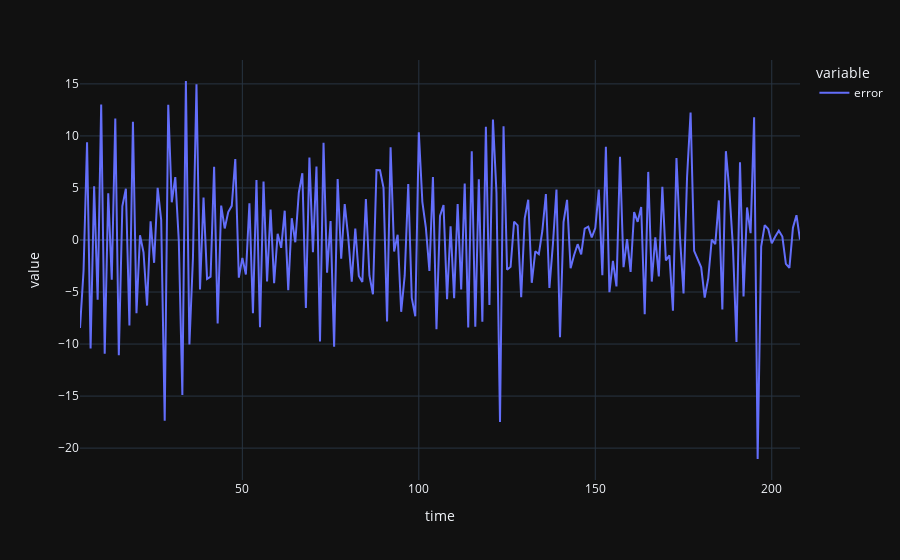

This figure's notebook cell:
### Code cell
### Plot prediction errors
t=timerange
df_plt = pd.DataFrame({
    "time": t,
    "error": (x_obs[timerange, 0] - Xpred[timerange, 0])
})
df_plt.head()
px.line(df_plt, x="time", y=["error"], template="plotly_dark")

### Figure 1 — Plotly figure (JSON) as saved in the notebook; plotly's stock layout.template omitted (floating-point values rounded to 4 significant figures; data arrays with more than 128 entries replaced by an {"elided": "..."} marker saying what was removed)
{"data": [{"hovertemplate": "variable=error<br>time=%{x}<br>value=%{y}<extra></extra>", "legendgroup": "error", "line": {"color": "#636efa", "dash": "solid"}, "mode": "lines", "name": "error", "orientation": "v", "showlegend": true, "type": "scatter", "x": {"elided": "205 int values"}, "xaxis": "x", "y": {"elided": "205 float values"}, "yaxis": "y"}], "layout": {"legend": {"title": {"text": "variable"}, "tracegroupgap": 0}, "margin": {"t": 60}, "xaxis": {"anchor": "y", "domain": [0, 1], "title": {"text": "time"}}, "yaxis": {"anchor": "x", "domain": [0, 1], "title": {"text": "value"}}}}
